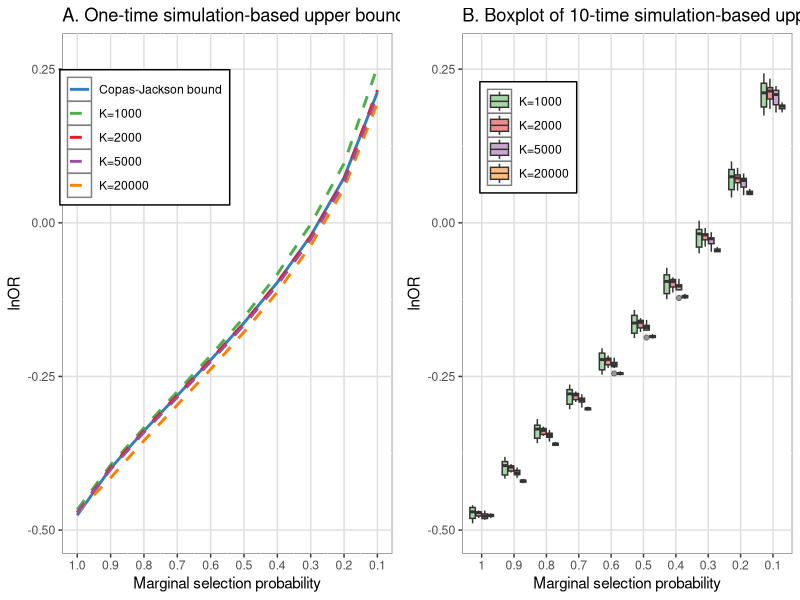
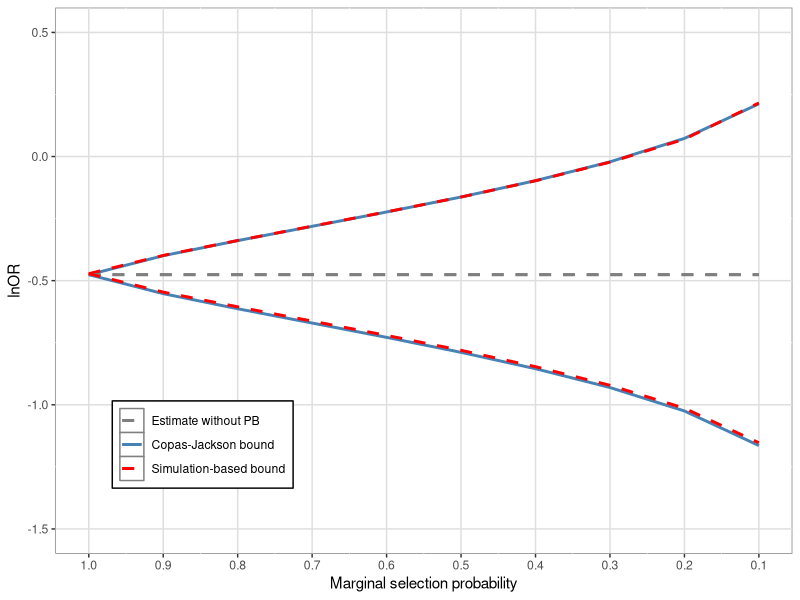

Write the R code that produced these figures, in order.
##
## EXAMPLE 1
##

library(kableExtra)
library(ggplot2)
library(gridExtra)
library(tidyr)
library(metafor)

## NEED TO SET LOCAL PATH-------------------------------------------------------
# setwd()

## DATA PREPROCESS
example1 <- read.csv("eg1-data.csv")
example1$si2 <- (1/example1$precision)^2

## RANDOM-EFFECTS META-ANALYSIS WITHOUT CONSIDERING PUBLICATION BIAS (PB)
ma1 <- rma.uni(yi = y, vi = si2, data = example1, method = "ML")

## PRINT RESULTS WITHOUT PB
sprintf("mu (SE; 95.CI) = %.3f (%.3f; %.3f to %.3f); tau2 (SE) = %.3f (%.3f)", 
        ma1$b, ma1$se, ma1$ci.lb, ma1$ci.ub, ma1$tau2, ma1$se.tau2)

## CALCULATE ANALYTICAL COPAS-JACKSON BOUND (tau=0)
p <- seq(1, 0.1, -0.1)
u <- qnorm(p)
b.CJ.max <- with(example1, {1/p*dnorm(u)*sum(precision)/sum(precision^2)})
b.CJ.min <- with(example1, -{1/p*dnorm(u)*sum(precision)/sum(precision^2)})
names(b.CJ.max) <- sprintf("p=%.2f", p)
names(b.CJ.min) <- sprintf("p=%.2f", p)

## COPAS-JACKSONG BOUNG OF PB
## MAX BIAS FOR THE UPPER BOUND
b.CJ.max
## MIN BIAS FOR THE LOWER BOUND
b.CJ.min

## ANALYTICAL COPAS-JACKSON BOUND (tau=0) 95%CI BASED ON SE WITHOUT PB
b.CJ.ub <- b.CJ.max+qnorm(0.975)*as.vector(ma1$se)
b.CJ.lb <- b.CJ.min-qnorm(0.975)*as.vector(ma1$se)

## CONFIDENCE LOWER AND UPPER BANDS
rbind(b.CJ.ub, b.CJ.lb)

## IMPORT THE MC BOUND; NEED RESULTS FROM SAS**!!-------------------------------
b.MC.result <- read.csv("SAS/NEQ/result1-K2000-R1.csv")
##

## GENERATE PLOTS AND TABLES----------------------------------------------------
## 
## 
df <- b.MC.result[,c(1,2,3,7)]
df$theta <- rep(ma1$b,10)
df$theta.lb <- rep(ma1$ci.lb,10)
df$theta.ub <- rep(ma1$ci.ub,10)

df$MC.ub <- as.vector(ma1$b)+df$maxb
df$MC.lb <- as.vector(ma1$b)+df$minb
# df$MC.cub <- as.vector(ma1$b)+df$maxb+qnorm(0.975)*as.vector(ma1$se)
# df$MC.clb <- as.vector(ma1$b)+df$minb-qnorm(0.975)*as.vector(ma1$se)

df$CJ.ub <- as.vector(ma1$b)+b.CJ.max
df$CJ.lb <- as.vector(ma1$b)+b.CJ.min
# df$CJ.cub <- as.vector(ma1$b)+b.CJ.ub
# df$CJ.clb <- as.vector(ma1$b)+b.CJ.lb


## PLOT S1 ----
## 
lgd2 <- c("Estimate without PB",
         "Copas-Jackson bound",
         "Simulation-based bound")
dfb <- data.frame(
  p = rep(df$p, 3),
  est1 = c(df$theta, df$CJ.ub, df$MC.ub),
  est2 = c(df$theta, df$CJ.lb, df$MC.lb),
  grp = rep(lgd2, each=10)
)
dfl <- data.frame(
  p = rep(df$p, 2),
  est = c(df$CJ.lb, df$MC.lb),
  grp = rep(lgd2[-1], each=10)
)
p2 <- ggplot(
  dfb, aes(x = p, y = est1, group = grp, color = grp, linetype=grp)) +
  geom_line(size=1) +
  geom_line(aes(x = p, y = est2, group = grp, color = grp, linetype=grp), linewidth=1)+
  scale_y_continuous(limits = c(-1.5,0.5), name = "lnOR") +
  scale_x_reverse(n.breaks = 10, name="Marginal selection probability") + 
  theme(panel.background = element_rect(fill = "white", colour = "grey50"),
        panel.grid.major = element_line(colour = "grey87"),
        legend.key = element_rect (fill = "white"),
        legend.position = c(0.2, 0.2), 
        legend.background = element_rect(fill = "white", color = "black"),
        legend.title = element_blank())+
  scale_colour_manual("",
                      breaks = lgd2,
                      values = c("grey50","steelblue","red","steelblue","red"))+
  scale_linetype_manual("",
                        breaks = lgd2,
                        values = c(2,1,2,2,3))

ggsave(filename = "fig-tab/eg1-bothbounds.eps", plot = p2, device = cairo_ps, width = 8, height = 8)

## TABLE 2: UPPER AND LOWER BOUNDS ----
## 
tab1 <- cbind.data.frame(
  p = p,
  m = round(nrow(example1)*(1/p-1)),
  sprintf("%.3f", df$MC.lb),
  sprintf("%.3f", df$MC.ub),
  sprintf("%.3f", df$CJ.lb),
  sprintf("%.3f", df$CJ.ub))
colnames(tab1) <- c("$p$", "$M$","Lower bound", "Upper bound", "Lower bound", "Upper bound")

kbl(tab1, 
    format = "latex",
    longtable = F, 
    booktabs = T, 
    linesep = "",
    digits = 3,
    align = "r",
    escape = FALSE,
    caption = "Example 1: worst-case bounds of the lnOR.",
    label = "tab1",
    position = "h",
    row.names = NA) %>%
  add_header_above(c("","", "Simulation-based bounds"=2, "Copas-Jackson bounds"=2), escape = FALSE)%>% 
  footnote(general = "
           $M$ indicates the number of unpublished studies.", 
           escape = FALSE, threeparttable = T,  general_title = "")



## PLOT 3A: COMPARISON OF SETTING DIFFERENT K (UPPER BOUNDS, ONE TIME) ----
##
b.MC.result1 <- read.csv("SAS/NEQ/result1-K1000-R1.csv")
b.MC.result2 <- read.csv("SAS/NEQ/result1-K2000-R1.csv")
b.MC.result3 <- read.csv("SAS/NEQ/result1-K5000-R1.csv")
b.MC.result4 <- read.csv("SAS/NEQ/result1-K20000-R1.csv")

ldg3 <- c("Copas-Jackson bound","K=1000","K=2000","K=5000","K=20000")
dfk <- data.frame(
  p = rep(df$p,5),
  est = c(df$CJ.ub, as.vector(ma1$b)+c(b.MC.result1$maxb,b.MC.result2$maxb,b.MC.result3$maxb,b.MC.result4$maxb)),
  grp = rep(ldg3,each = 10)
)

p3a <- ggplot(
  dfk, aes(x = p, y = est, group = grp, color = grp, linetype=grp)) +
  geom_line(size=1) +
  scale_y_continuous(limits = c(-0.5,0.27), name = "lnOR") +
  scale_x_reverse(n.breaks = 10, name="Marginal selection probability") + 
  theme(panel.background = element_rect(fill = "white", colour = "grey50"),
        panel.grid.major = element_line(colour = "grey87"),
        legend.key = element_rect (fill = "white"),
        legend.position = c(0.25, 0.8), 
        legend.background = element_rect(fill = "white", color = "black"),
        legend.title = element_blank())+
  scale_colour_manual("",
                      breaks = ldg3,
                      values = c("#377eb8","#4daf4a","#e41a1c","#984ea3","#ff7f00"))+
  scale_linetype_manual("",
                        breaks = ldg3,
                        values = c(1,2,2,2,2))+
  ggtitle("A. One-time simulation-based upper bounds")

## TABLE 3A: COMPARISON OF SETTING DIFFERENT K (UPPER BOUNDS, ONE TIME) ----
##

tab21 <- dfk %>% spread(key = grp, value = est) %>% as.data.frame()
tab21.p <- tab21[order(tab21$p, decreasing = T),]
rownames(tab21.p) <- c()

kbl(tab21.p[,c(1,2,3,4,6,5)], 
    format = "latex",
    longtable = F, 
    booktabs = T, 
    linesep = "",
    digits = 3,
    align = "r",
    escape = FALSE,
    caption = "Example 1: the upper bounds of the lnOR by the simulation-based given different $K$.",
    label = "tab1",
    row.names = NA) %>%
  add_header_above(c("", "", "Simulation-based upper bounds"=4), escape = FALSE)  

## PLOT 3B: COMPARISON OF SETTING DIFFERENT K AND 10 SAMPLES ----------------------
##

b.MC.rep1 <- read.csv("SAS/NEQ/result1-K1000-R10.csv")
b.MC.rep2 <- read.csv("SAS/NEQ/result1-K2000-R10.csv")
b.MC.rep3 <- read.csv("SAS/NEQ/result1-K5000-R10.csv")
b.MC.rep4 <- read.csv("SAS/NEQ/result1-K20000-R10.csv")

lgd4 <- c("K=1000","K=2000","K=5000","K=20000") 
bpdf0 <- rbind(b.MC.rep1,b.MC.rep2,b.MC.rep3,b.MC.rep4)
bpdf <- data.frame(
  pp = as.factor(c(bpdf0$p)),
  est = bpdf0$maxb+as.vector(ma1$b),
  grp = rep(lgd4,each=100)
  ) 
bpdf$grp2 <- factor(bpdf$grp, levels = lgd4, ordered = TRUE)
p3b <- ggplot(bpdf, aes(x=pp, y=est, fill=grp2)) + 
  geom_boxplot(alpha = 0.5)+
  scale_x_discrete(limits = rev(levels(bpdf$pp)),name="Marginal selection probability") +
  scale_y_continuous(limits = c(-0.5,0.27), name = "lnOR") +
  theme(panel.background = element_rect(fill = "white", colour = "grey50"),
        panel.grid.major = element_line(colour = "grey87"),
        legend.key = element_rect (fill = "white"),
        legend.position = c(0.2, 0.8), legend.background = element_rect(fill = "white", color = "black"),
        legend.title = element_blank())+
  scale_fill_manual("",
                      breaks = lgd4,
                      values = c("#4daf4a","#e41a1c","#984ea3","#ff7f00")) +
  ggtitle("B. Boxplot of 10-time simulation-based upper bounds")

p3 <- grid.arrange(p3a, p3b, ncol=2)
ggsave(filename = "fig-tab/eg1-k.eps", plot = p3, device = cairo_ps, width = 12, height = 6)
